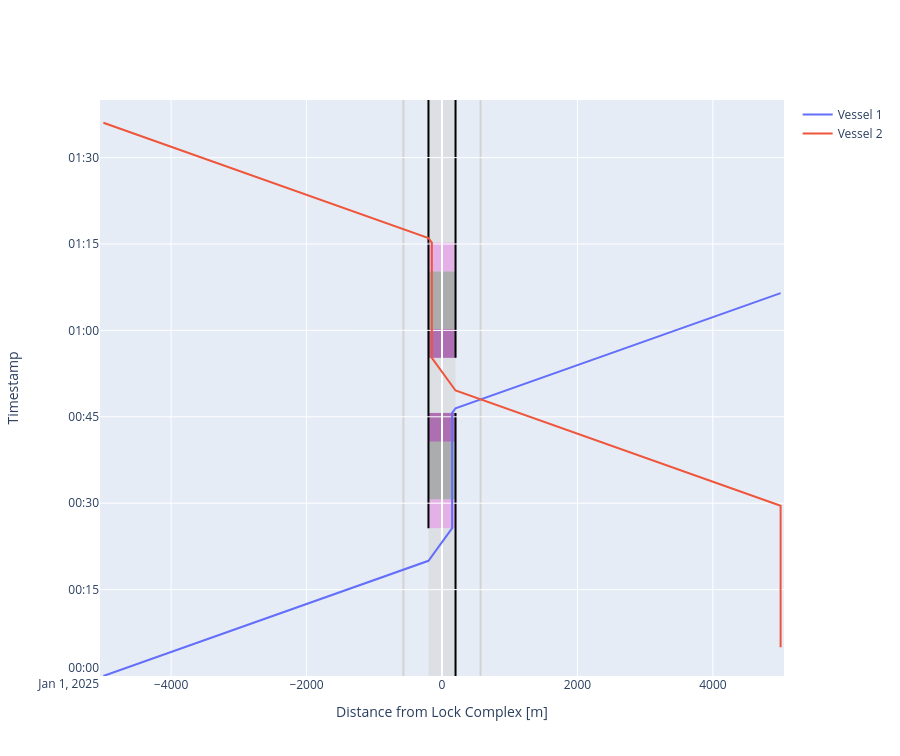

Notebook source saved alongside this figure:
### Markdown cell above
##### Time-distance diagram
Lock chambers also have time-distance diagram plots, in which we can inspect the trajectories of the vessels and the lock chamber operation phases. We can now better understand why waiting time emerged for the second vessel. Vessels pass at 300 meters from the lock (by default).

### Code cell
def cm_to_pixels(cm):
    return cm * 37.8 # Set figure height to 10 cmfig.update_layout(height=cm_to_pixels(10))

# We can plot the time-distance diagram
fig = lock_chamber.plot(xlimmin = -5050, 
                        xlimmax = 5050, 
                        ylimmin = datetime.datetime(2025, 1, 1, 0, 0, 0),
                        ylimmax = datetime.datetime(2025, 1, 1, 1, 40, 0),
                        method='Plotly')

fig.update_layout(height=cm_to_pixels(20))

### Figure 1 — Plotly figure (JSON) as saved in the notebook; plotly's stock layout.template omitted (floating-point values rounded to 4 significant figures)
{"data": [{"mode": "lines", "name": "Vessel 1", "type": "scatter", "x": [-5000.0, -5000.0, -200.0, -200.0, 150.0, 150.0, 150.0, 150.0, 150.0, 150.0, 150.0, 150.0, 200.0, 200.0, 570.0, 5000.0], "xaxis": "x", "y": ["2025-01-01T00:00:00", "2025-01-01T00:00:00", "2025-01-01T00:20:00", "2025-01-01T00:20:00", "2025-01-01T00:25:40.172786", "2025-01-01T00:25:40.172786", "2025-01-01T00:30:40.172786", "2025-01-01T00:30:40.172786", "2025-01-01T00:40:40.172786", "2025-01-01T00:40:40.172786", "2025-01-01T00:45:40.172786", "2025-01-01T00:45:40.172786", "2025-01-01T00:46:28.768899", "2025-01-01T00:46:28.768899", "2025-01-01T00:48:01.268899", "2025-01-01T01:06:28.768899"], "yaxis": "y"}, {"mode": "lines", "name": "Vessel 2", "type": "scatter", "x": [5000.0, 5000.0, 5000.0, 5000.0, 200.0, 200.0, -150.0, -150.0, -150.0, -150.0, -150.0, -150.0, -150.0, -150.0, -200.0, -200.0, -570.0, -5000.0], "xaxis": "x", "y": ["2025-01-01T00:05:00", "2025-01-01T00:05:00", "2025-01-01T00:29:33.768898", "2025-01-01T00:29:33.768898", "2025-01-01T00:49:33.768898", "2025-01-01T00:49:33.768898", "2025-01-01T00:55:13.941684", "2025-01-01T00:55:13.941685", "2025-01-01T01:00:13.941685", "2025-01-01T01:00:13.941685", "2025-01-01T01:10:13.941685", "2025-01-01T01:10:13.941685", "2025-01-01T01:15:13.941685", "2025-01-01T01:15:13.941685", "2025-01-01T01:16:02.537797", "2025-01-01T01:16:02.537797", "2025-01-01T01:17:35.037797", "2025-01-01T01:36:02.537797"], "yaxis": "y"}], "layout": {"height": 756, "shapes": [{"fillcolor": "lightgrey", "layer": "below", "line": {"width": 0}, "name": "Lock Geometry", "opacity": 0.5, "type": "rect", "x0": -200, "x1": 200, "y0": "2025-01-01T00:00:00", "y1": "2025-01-01T01:40:00"}, {"fillcolor": "violet", "layer": "below", "line": {"width": 0}, "name": "Lock gate closing", "opacity": 0.5, "type": "rect", "x0": -200, "x1": 200, "xref": "x", "y0": "2025-01-01T00:25:40.172786", "y1": "2025-01-01T00:30:40.172786", "yref": "y"}, {"fillcolor": "grey", "layer": "below", "line": {"width": 0}, "name": "Lock levelling", "opacity": 0.5, "type": "rect", "x0": -200, "x1": 200, "xref": "x", "y0": "2025-01-01T00:30:40.172786", "y1": "2025-01-01T00:40:40.172786", "yref": "y"}, {"fillcolor": "purple", "layer": "below", "line": {"width": 0}, "name": "Lock gate opening", "opacity": 0.5, "type": "rect", "x0": -200, "x1": 200, "xref": "x", "y0": "2025-01-01T00:40:40.172786", "y1": "2025-01-01T00:45:40.172786", "yref": "y"}, {"fillcolor": "purple", "layer": "below", "line": {"width": 0}, "name": "Lock gate closing", "opacity": 0.5, "type": "rect", "x0": -200, "x1": 200, "xref": "x", "y0": "2025-01-01T00:55:13.941685", "y1": "2025-01-01T01:00:13.941685", "yref": "y"}, {"fillcolor": "grey", "layer": "below", "line": {"width": 0}, "name": "Lock levelling", "opacity": 0.5, "type": "rect", "x0": -200, "x1": 200, "xref": "x", "y0": "2025-01-01T01:00:13.941685", "y1": "2025-01-01T01:10:13.941685", "yref": "y"}, {"fillcolor": "violet", "layer": "below", "line": {"width": 0}, "name": "Lock gate opening", "opacity": 0.5, "type": "rect", "x0": -200, "x1": 200, "xref": "x", "y0": "2025-01-01T01:10:13.941685", "y1": "2025-01-01T01:15:13.941685", "yref": "y"}, {"fillcolor": "darkgrey", "layer": "below", "line": {"width": 0}, "name": "Lock gate opening", "opacity": 0.5, "type": "rect", "x0": -200, "x1": 200, "xref": "x", "y0": "2025-01-01T00:30:40.172786", "y1": "2025-01-01T00:40:40.172786", "yref": "y"}, {"fillcolor": "darkgrey", "layer": "below", "line": {"width": 0}, "name": "Lock gate opening", "opacity": 0.5, "type": "rect", "x0": -200, "x1": 200, "xref": "x", "y0": "2025-01-01T01:00:13.941685", "y1": "2025-01-01T01:10:13.941685", "yref": "y"}, {"layer": "below", "line": {"color": "black"}, "name": "Lock gate opening", "type": "line", "x0": -200, "x1": -200, "xref": "x", "y0": "2025-01-01T00:25:40.172786", "y1": "2025-01-01T01:15:13.941685", "yref": "y"}, {"layer": "below", "line": {"color": "black"}, "name": "Lock gate opening", "type": "line", "x0": -200, "x1": -200, "xref": "x", "y0": "2025-01-01T01:15:13.941685", "y1": "2025-01-01T01:40:00", "yref": "y"}, {"layer": "below", "line": {"color": "black"}, "name": "Lock gate opening", "type": "line", "x0": 200, "x1": 200, "xref": "x", "y0": "2025-01-01T00:00:00", "y1": "2025-01-01T00:45:40.172786", "yref": "y"}, {"layer": "below", "line": {"color": "black"}, "name": "Lock gate opening", "type": "line", "x0": 200, "x1": 200, "xref": "x", "y0": "2025-01-01T00:55:13.941685", "y1": "2025-01-01T01:40:00", "yref": "y"}, {"layer": "below", "line": {"color": "black"}, "name": "Lock gate opening", "type": "line", "x0": 200, "x1": 200, "xref": "x", "y0": "2025-01-01T01:40:00", "y1": "2025-01-01T01:40:00", "yref": "y"}, {"layer": "below", "line": {"color": "lightgrey"}, "type": "line", "x0": -570, "x1": -570, "xref": "x", "y0": 0, "y1": 1, "yref": "y domain"}, {"layer": "below", "line": {"color": "lightgrey"}, "type": "line", "x0": 570, "x1": 570, "xref": "x", "y0": 0, "y1": 1, "yref": "y domain"}], "showlegend": true, "xaxis": {"anchor": "y", "domain": [0, 1], "range": [-5050, 5050], "title": {"text": "Distance from Lock Complex [m]"}}, "yaxis": {"anchor": "x", "domain": [0, 1], "range": ["2025-01-01T00:00:00", "2025-01-01T01:40:00"], "title": {"text": "Timestamp"}}}}
